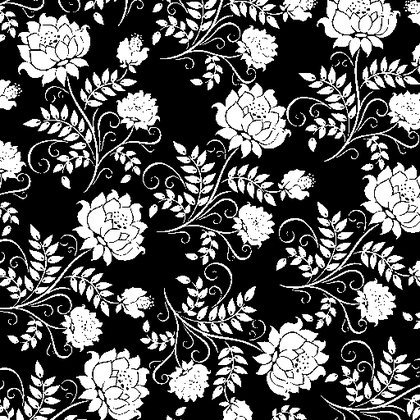
%> input picture lab10/flowers_bw.png, 420 x 420 px, shrunk from 512 x 512 before the run
$ octave tasks.m   (GNU Octave 9; MATLAB toolbox functions it lacks are replaced by stand-ins)
%> lines starting %> are read from the running program, lines starting %| are printed output that depends on the picture
% task 1
close all
I = imread('flowers_bw.png');
%> I is the input picture: size 420x420 uint8; min 0, max 255, mean 89.6
B = strel('square',3);
G1 = imopen(I,B);
G2 = imclose(I,B);
G3 = imdilate(I,B);
G4 = imerode(I,B);

figure
imshow(I)

figure
imshow(G1)

figure
imshow(G2)

figure
imshow(G3)

figure
imshow(G4)

% [4 lines of commented-out code are left out]
%%
close all
B = strel('disk',5);
G1 = imopen(I,B);
G2 = imclose(I,B);
G3 = imdilate(I,B);
G4 = imerode(I,B);

figure
imshow(I)

figure
imshow(G1)

figure
imshow(G2)

figure
imshow(G3)

figure
imshow(G4)

% [4 lines of commented-out code are left out]
%%
close all
BW3 = bwmorph(I,'skel',Inf);
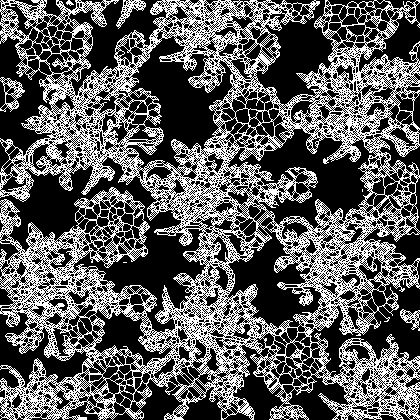
%> BW3: size 420x420 logical; 36% white in thin lines or dots
figure
imshow(BW3)

% imwrite(uint8(BW3)*255, 'task1_ostov.png', 'png')
%%
close all
B = strel('disk',1);
G = imdilate(I,B)-imerode(I,B);
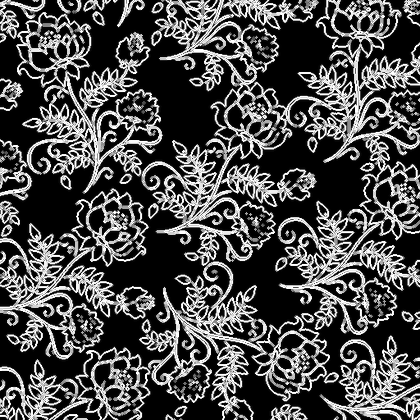
%> G: size 420x420 uint8; min 0, max 255, mean 76.6
figure
imshow(G)

% imwrite(uint8(G), 'task1_contours.png', 'png')
%%

[M, N] = size(I);
%> M = 420; N = 420

p = {[-1 -1 -1; 0 1 0; 1 1 1],
    [0 -1 -1; 1 1 -1; 1 1 0],
    [1 0 -1; 1 1 -1; 1 0 -1],
    [1 1 0; 1 1 -1; 0 -1 -1],
    [1 1 1; 0 1 0; -1 -1 -1],
    [0 1 1; -1 1 1; -1 -1 0],
    [-1 0 1; -1 1 1; -1 0 1],
    [-1 -1 0; -1 1 1; 0 1 1]};

im_curr = I;
im_prev = zeros(M,N);
while ~prod(im_curr(:) == im_prev(:))
    im_prev = im_curr;
    for i=1:8
        im_curr = im_curr & ~bwhitmiss(im_curr, p{i});
    end
end
%> this loop made 44 passes
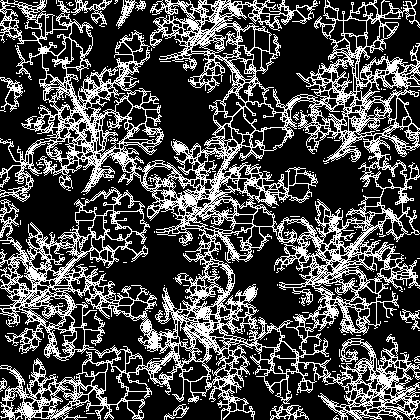
%> im_curr: size 420x420 logical; 28.8% white in thin lines or dots
figure
imshow(im_curr)

BW3 = bwmorph(I,'thin',Inf);
%> BW3: size 420x420 logical; 22.6% white in thin lines or dots
figure
imshow(BW3)

% imwrite(uint8(im_curr)*255, 'task1_my_thin.png', 'png')
% imwrite(uint8(BW3)*255, 'task1_thin.png', 'png')
%% task 2
clc
clear
close all

I = imread('task1_im.png');
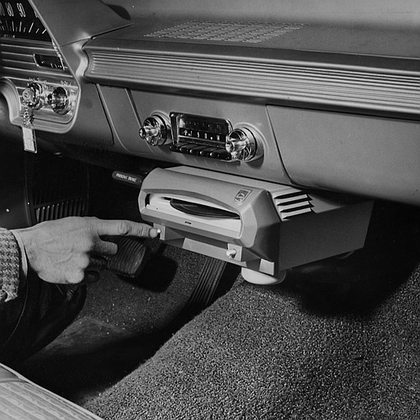
%> input picture lab10/task1_im.png, 420 x 420 px, shrunk from 512 x 512 before the run
%> I is the input picture: size 420x420 uint8; min 0, max 255, mean 75.1
im = double(I);

B = strel('diamond',5);
G1 = imopen(I,B);
G2 = imclose(I,B);
G3 = imdilate(I,B);
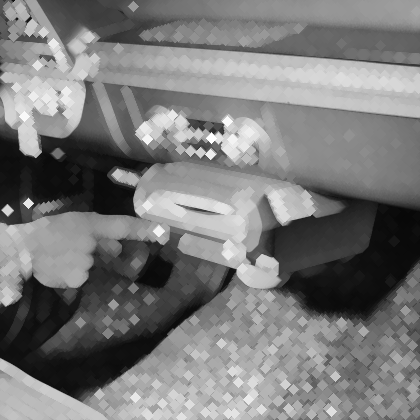
%> G3: size 420x420 uint8; min 7, max 255, mean 121.8
G4 = imerode(I,B);

figure
imshow(I)

figure
imshow(G1)

figure
imshow(G2)

figure
imshow(G3)

figure
imshow(G4)

% [4 lines of commented-out code are left out]
%%

B = strel('sphere',4);
G1 = imopen(I,B);
%> G1: size 420x276 uint8
G2 = imclose(I,B);
%> G2: size 420x276 uint8; every value is 0
G3 = imdilate(I,B);
%> G3: size 420x348 uint8
G4 = imerode(I,B);
%> G4: size 420x348 uint8; every value is 0

figure
imshow(I)

figure
imshow(G1)

figure
imshow(G2)

figure
imshow(G3)

figure
imshow(G4)

% [4 lines of commented-out code are left out]
%%
close all
B = strel('diamond',5);
G1 = imclose(imopen(I,B),B);
%> G1: size 420x420 uint8
G2 = imdilate(I,B) - imerode(I,B);
%> G2: size 420x420 uint8
G3 = imtophat(I,B);
%> G3: size 420x420 uint8
G4 = imbothat(I,B);
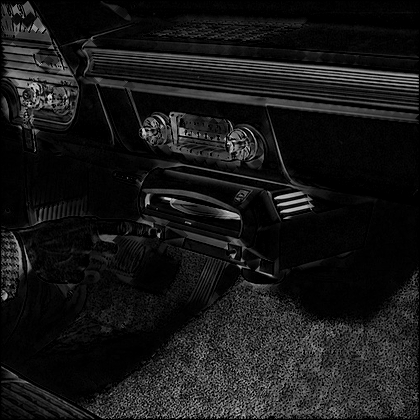
%> G4: size 420x420 uint8; min 0, max 222, mean 23.5

figure
imshow(I)

figure
imshow(G1)

figure
imshow(G2)

figure
imshow(G3)

figure
imshow(G4)

% [4 lines of commented-out code are left out]
%%
close all
B = strel('sphere',4);
G1 = imclose(imopen(I,B),B);
%> G1: size 420x132 uint8; every value is 0
G2 = imdilate(I,B) - imerode(I,B);
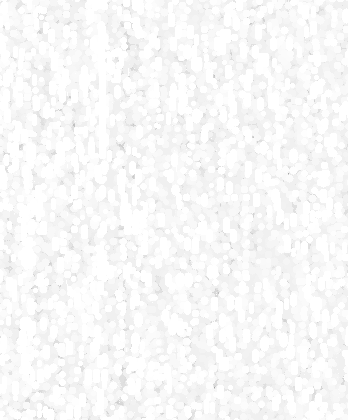
%> G2: size 420x348 uint8; min 160, max 255, mean 248.4
%> (the run ends here)
